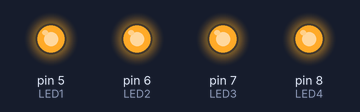
The sketch below on a simulated Arduino Uno, built with avr-gcc and run on an emulated ATmega328P. Shown: output pins drawn as LEDs (lit = HIGH).

Above: at 0.05 s.
At 2.75 s:
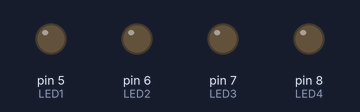
Timing chart, 0 to 3.0 s (numbered marks = the images above):
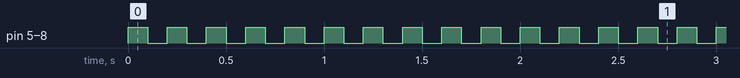

The sketch:

sketch_aug14c.ino
```cpp
int LED1=5;
int LED2=6;
int LED3=7;
int LED4=8;
void setup() {
  // put your setup code here, to run once:
  pinMode(LED1, OUTPUT);
  pinMode(LED2, OUTPUT);
  pinMode(LED3, OUTPUT);
  pinMode(LED4, OUTPUT);

    digitalWrite(LED1,LOW);
  digitalWrite(LED2,LOW);
  digitalWrite(LED3,LOW);
  digitalWrite(LED4,LOW);
}

void loop() {
  // put your main code here, to run repeatedly:
  digitalWrite(LED1,HIGH);
  digitalWrite(LED2,HIGH);
  digitalWrite(LED3,HIGH);
  digitalWrite(LED4,HIGH);
  delay(100);
  digitalWrite(LED1,LOW);
  digitalWrite(LED2,LOW);
  digitalWrite(LED3,LOW);
  digitalWrite(LED4,LOW);
  delay(100);
}
```

Measured:
- by itself, pin 5 (LED1), pin 6 (LED2), pin 7 (LED3), pin 8 (LED4): alternates HIGH for 0.10 s and LOW for 0.10 s
